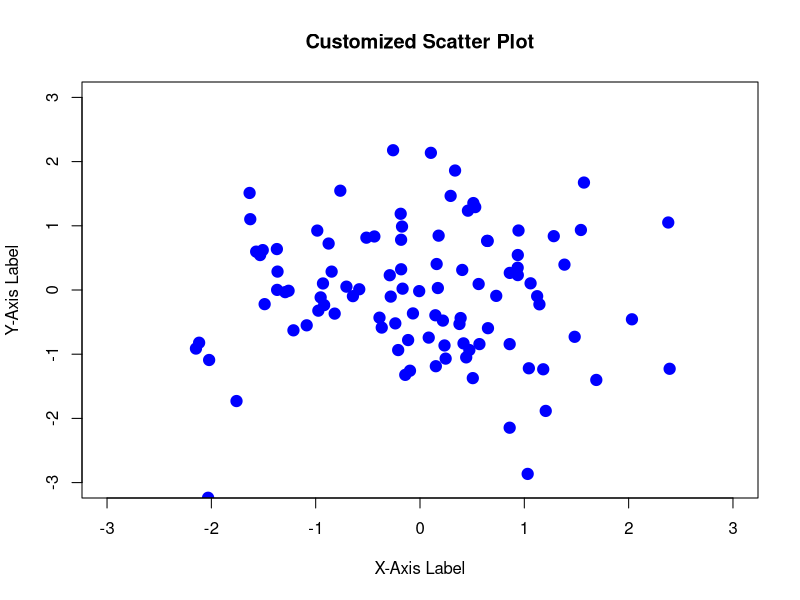

This figure's R source:
# Sample data
x <- rnorm(100)
y <- rnorm(100)

# Create a basic scatter plot with customizations
plot(x, y,
     main = "Customized Scatter Plot",
     xlab = "X-Axis Label",
     ylab = "Y-Axis Label",
     pch = 19,          # Change point shape
     col = "blue",      # Change point color
     cex = 1.5,         # Change point size
     xlim = c(-3, 3),   # Change x-axis limits
     ylim = c(-3, 3))   # Change y-axis limits
